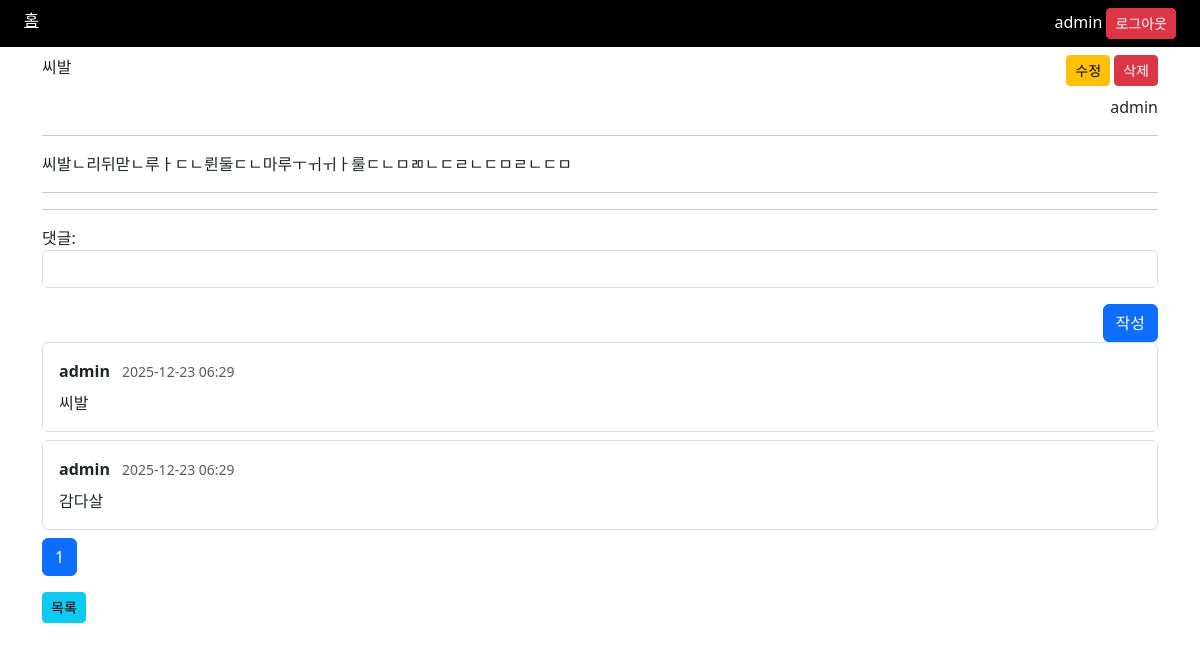
Page /52/ (signed in) on the committed database.
### blog/models.py (models this page shows, shortened)
class Blog(TimestampModel):
    CATEGORY_CHOICES = (
        ('free', '자유'),
        ('travel', '여행'),
        ('cat', '고양이'),
        ('dog', '강아지'),
    )
    category = models.CharField('카테고리', max_length=10, choices=CATEGORY_CHOICES)
    title = models.CharField('제목', max_length=100)
    content = models.TextField('본문')
    author = models.ForeignKey(User, on_delete=models.CASCADE)
    class Meta:
        verbose_name = '블로그'
        verbose_name_plural = '블로그 목록'

class Comment(TimestampModel):
    blog = models.ForeignKey(Blog, on_delete=models.CASCADE)
    content = models.CharField('본문', max_length=255)
    author = models.ForeignKey(User, on_delete=models.CASCADE)
    class Meta:
        verbose_name = '댓글'
        verbose_name_plural = '댓글 목록'
    ...

### blog/cb_views.py (the view, shortened to what this page needs)
# urls.py: path('<int:id>/', cb_views.BlogDetailView.as_view(), name='detail'),
class BlogDetailView(ListView):
    model = Comment
    template_name = 'blog_detail.html'
    paginate_by = 5
    pk_url_kwarg = 'id'
    def get(self, request, *args, **kwargs):
        self.object = get_object_or_404(Blog, id=kwargs.get('id'))
        return super().get(request, *args, **kwargs)
    def get_queryset(self):
        return self.model.objects.filter(blog=self.object).order_by("-id").select_related('author')
    def get_context_data(self, **kwargs):
        context = super().get_context_data(**kwargs)
        context['comment_form'] = CommentForm()
        context['blog'] = self.object
        return context

### blog/forms.py
class CommentForm(forms.ModelForm):
    class Meta:
        model = Comment
        fields = ('content',)
        widgets = {
            'content' : forms.TextInput(attrs={'class' : 'form-control'})
        }
        labels = {
            'content' : '댓글'
        }

### templates/blog_detail.html (shortened to what this page needs)
{% extends 'base.html' %}
{% block content %}
    <div class="mt-2 d-flex justify-content-between">
        <p>{{ blog.title }}</p>
        {% if request.user == blog.author %}
            <div>
                <a class="btn btn-sm btn-warning" href="{% url 'blog:update' blog.pk %}">수정</a>
                <form action="{% url 'blog:delete' blog.pk %}" method="post" style="display:inline-block;">
                    <button class="btn btn-sm btn-danger">삭제</button>
                </form>
            </div>
        {% endif %}
    </div>
    <div style="text-align: right">{{ blog.author.username }}</div>
    <hr>
    <p>{{ blog.content }}</p>
    <hr>
    <hr>
    {% if request.user.is_authenticated %}
        <form method="POST">
            {{ comment_form.as_p }}
            <div class="text-end">
                <button class="btn btn-primary">작성</button>
            </div>
        </form>
        {% for c in object_list %}
          <div class="border rounded p-3 mb-2">
            <div class="d-flex justify-content-between">
              <div>
                <strong>{{ c.author.username }}</strong>
                <small class="text-muted ms-2">{{ c.created_at|date:"Y-m-d H:i" }}</small>
              </div>
            </div>
            <div class="mt-2">
              {{ c.content|linebreaksbr }}
            </div>
          </div>
        {% empty %}
          <p class="text-muted">첫 댓글을 남겨보세요.</p>
        {% endfor %}
    {% endif %}
    {% include 'pagination.html' %}
    <a class="btn btn-sm btn-info" href="{% url 'blog:list' %}">목록</a>
{% endblock %}

### templates/base.html (shortened to what this page needs)
{% load static %}
<!doctype html>
<html lang="en">
<head>
    <link href="{% static 'css/bootstrap.css' %}" rel="stylesheet">
</head>
<body>
    <nav class="d-flex justify-content-between py-2 px-4 bg-black text-white">
        <div>
            <a class="text-dacoration-none text-white" href="{% url 'blog:list' %}">홈</a>
        </div>
        <div style="text-align: right;">
            {% if request.user.is_authenticated %}
                {{ request.user.username }}
                <form action="{% url 'logout' %}" method="post" style="display: inline;" class="d-inline">
                    <button class="btn btn-danger btn-sm">로그아웃</button>
                </form>
            {% else %}
                <a href="{% url 'signup' %}">회원가입</a>
                <a href="{% url 'login' %}">로그인</a>
            {% endif %}
        </div>
    </nav>
    <div class="container">
        {% block content %}{% endblock %}
    </div>
</body>
</html>

### rows in the picture
Blog: title "씨발", author.username "admin", content "씨발ㄴ리뒤맏ㄴ루ㅏㄷㄴ륀둘ㄷㄴ마루ㅜㅟㅟㅏ룰ㄷㄴㅁㄻㄴㄷㄹㄴㄷㅁㄹㄴㄷㅁ"
Comment: author.username "admin", created_at "2025-12-23 06:29", content "씨발"
Comment: author.username "admin", created_at "2025-12-23 06:29", content "감다살"

### other values in the picture
{{ request.user.username }} "admin"
{{ i }} "1"
